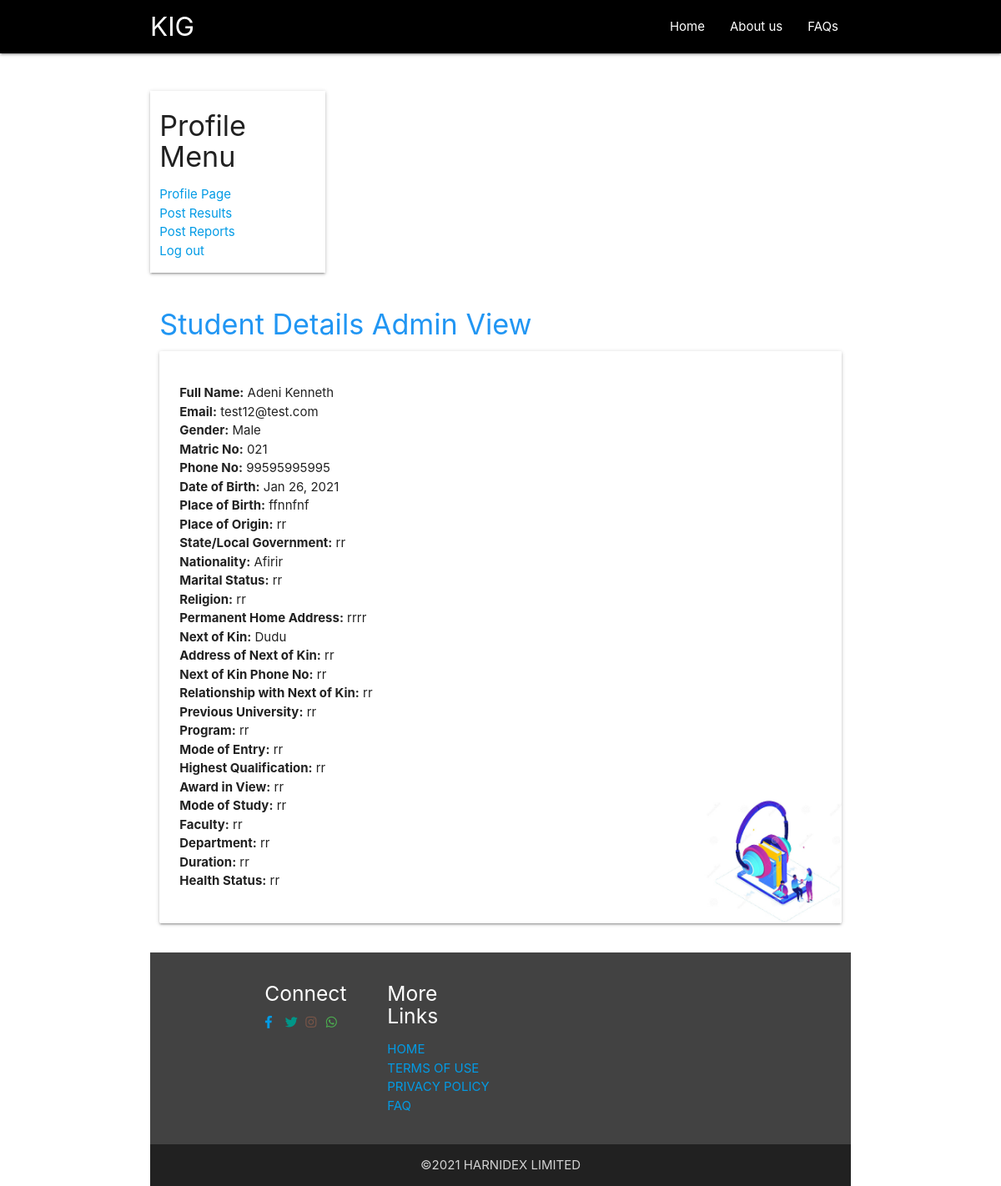
The app's page /admin/view/2 (signed in) with its own data.
### app/models.py (models this page shows, shortened)
class User(db.Model):
    id = db.Column(db.Integer, primary_key=True)
    name = db.Column(db.String(50),index=True,unique=True)
    email = db.Column(db.String(120),unique=True)
    phone = db.Column(db.String(50))
    matric = db.Column(db.String(20),unique=True)
    gender = db.Column(db.String(10))
    role = db.Column(db.String(10))
    password_hash = db.Column(db.String(200),index=True,unique=True)
    reqistered = db.Column(db.DateTime(), default= datetime.utcnow())

class Info(db.Model):
    id = db.Column(db.Integer, primary_key=True)
    DOB = db.Column(db.String(20))
    nationality = db.Column(db.String(120))
    POB = db.Column(db.String(120))
    POO = db.Column(db.String(120))
    state = db.Column(db.String(120))
    M_S = db.Column(db.String(120))
    religion = db.Column(db.String(120))
    address = db.Column(db.String(200))
    kin = db.Column(db.String(120))
    kin_address = db.Column(db.String(200))
    previous_uni = db.Column(db.String(120))
    program = db.Column(db.String(120))
    mode = db.Column(db.String(120))
    qualification = db.Column(db.String(120))
    award = db.Column(db.String(120))
    study = db.Column(db.String(120))
    faculty = db.Column(db.String(120))
    department = db.Column(db.String(120))
    duration = db.Column(db.String(120))
    health = db.Column(db.String(120))
    kin_relationship = db.Column(db.String(120))
    kin_no = db.Column(db.String(120))
    user_id = db.Column(db.Integer,index=True,unique=True)

### app/routes.py (the view, shortened to what this page needs)
@app.route('/admin/view/<id>')
def view(id):
    logged_in = True
    if 'name' in session:
        name = session['name']
        password = session['password']
        if name!= 'Admin':
            return redirect(url_for('logout'))
    user = User.query.filter(User.id==id).first()
    info = Info.query.filter(Info.user_id==id).first()
    if user is not None and info is not None:
        return render_template('admin.html',user=user,info=info)
    else:
        flash("Student not found!!")
        return redirect(url_for('dashboard'))

### app/templates/admin.html (shortened to what this page needs)
<!DOCTYPE html>
<html lang="en">
<head>
    <link rel="stylesheet" href="../static/css/materialize.min.css">
    <link rel="stylesheet" href="../static/fontawesome-5.15/css/all.min.css">
    <link rel="stylesheet"  href="{{url_for('static',filename='css/materialize.min.css')}}">
    <link rel="stylesheet"  href="{{url_for('static',filename='fontawesome-5.15/css/all.min.css')}}">
</head>
<body>
    <header>
        <nav class="black">
               <div class="container">
                   <a id="logo-container" href="#" class="brand-logo">KIG</a>
                   <ul class="right hide-on-med-and-down">
                     <li><a href="/">Home</a></li>
                     <li><a href="/about">About us</a></li>
                     <li><a href="/faq">FAQs</a></li>
                    </ul>
                 </div>
               </nav>
     </header>
<body>
  <div class="container">
    <br><br>
    <div class="row">
        <div class="col s3 z-depth-1">
            <h4>Profile Menu</h4>
            <ul class="links">
                <li><a href="/dashboard">Profile Page</a></li>
                <li> <a href="#" onclick=" M.toast({html: 'COMING SOON!',classes:'transparent  black-text'});">Post Results</a></li>
                <li> <a href="#"  onclick=" M.toast({html: 'COMING SOON!',classes:'transparent black-text'});">Post Reports</a></li>
                <li> <a href="/logout">Log out</a></li>
            </ul>
        </div>
 </div>
  <div class="row">
    <div class="col s12">
      <h4 class="blue-text">Student Details Admin View</h4>
      <div class="card-panel bg">
          <ul>
              <li><b>Full Name:</b> {{user.name}}</li>
              <li><b>Email:</b> {{user.email}}</li>
              <li><b>Gender:</b> {{user.gender}}</li>
              <li><b>Matric No:</b> {{user.matric}}</li>
              <li><b>Phone No:</b> {{user.phone}}</li>
              <li><b>Date of Birth:</b> {{info.DOB}}</li>
              <li><b>Place of Birth:</b> {{info.POB}}</li>
              <li><b>Place of Origin:</b> {{info.POO}}</li>
              <li><b>State/Local Government:</b> {{info.state}}</li>
              <li><b>Nationality:</b> {{info.nationality}}</li>
              <li><b>Marital Status:</b> {{info.M_S}}</li>
              <li><b>Religion:</b> {{info.religion}}</li>
              <li><b>Permanent Home Address:</b> {{info.address}}</li>
              <li><b>Next of Kin:</b> {{info.kin}}</li>
              <li><b>Address of Next of Kin:</b> {{info.kin_address}}</li>
              <li><b>Next of Kin Phone No:</b> {{info.kin_no}}</li>
              <li><b>Relationship with Next of Kin:</b> {{info.kin_relationship}}</li>
              <li><b>Previous University:</b> {{info.previous_uni}}</li>
              <li><b>Program:</b> {{info.program}}</li>
              <li><b>Mode of Entry:</b> {{info.mode}}</li>
              <li><b>Highest Qualification:</b> {{info.qualification}}</li>
              <li><b>Award in View:</b> {{info.award}}</li>
              <li><b>Mode of Study:</b> {{info.study}}</li>
              <li><b>Faculty:</b> {{info.faculty}}</li>
              <li><b>Department:</b> {{info.department}}</li>
              <li><b>Duration:</b> {{info.duration}}</li>
              <li><b>Health Status:</b> {{info.health}}</li>
          </ul>
      </div>
  </div>
  </div>
     <footer  class="page-footer grey darken-3">
      <div class="container">
        <div class="row">
          <div class="col l3 s12">
            <h5>Connect</h5>
            <div class="row">
              <div class='col s2'><a  href="http://www.facebook.com/harnidex"><i class="fab fa-facebook-f"></i></a></div>
              <div class='col s2'><a  href="http://www.twitter.com/harnidex_"><i class="fab fa-twitter teal-text"></i></a></div>
              <div class='col s2'><a  href="http://wwww.instagram.com/harnidex"><i class="fab fa-instagram brown-text"></i></a></div>
              <div class='col s2'><a  href="#!"><i class="fab fa-whatsapp green-text"></i></a></div>
            </div>
          </div>
           <div class="col l3 s12">
                <h5 class=>More Links</h5>
                <ul class="links">
                  <li><a  href="/">HOME</a></li>
                  <li><a  href="/extra">TERMS OF USE</a></li>
                  <li><a  href="/extra">PRIVACY POLICY</a></li>
                  <li><a  href="/faq">FAQ</a></li>
                </ul>
              </div>
        </div>
      </div>
        <div class="footer-copyright grey darken-4">
          <div class="container center-align">
    &copy;2021 HARNIDEX LIMITED
          </div>
      </div>
    </footer>
</body>
</html>

### records on screen
User: name "Adeni Kenneth", email "test12@test.com", gender "Male", matric "021", phone "99595995995"
Info: DOB "Jan 26, 2021", POB "ffnnfnf", POO "rr", state "rr", nationality "Afirir", M_S "rr", religion "rr", address "rrrr", kin "Dudu", kin_address "rr", kin_no "rr", kin_relationship "rr", previous_uni "rr", program "rr", mode "rr", qualification "rr", award "rr", study "rr", faculty "rr", department "rr", duration "rr", health "rr"
